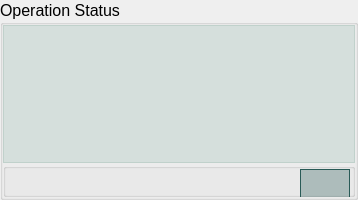
             <widget class="QGroupBox" name="groupBox_9">
              <property name="sizePolicy">
               <sizepolicy hsizetype="Minimum" vsizetype="Minimum">
                <horstretch>0</horstretch>
                <verstretch>0</verstretch>
               </sizepolicy>
              </property>
              <property name="minimumSize">
               <size>
                <width>0</width>
                <height>120</height>
               </size>
              </property>
              <property name="maximumSize">
               <size>
                <width>16777215</width>
                <height>200</height>
               </size>
              </property>
              <property name="font">
               <font>
                <pointsize>12</pointsize>
               </font>
              </property>
              <property name="title">
               <string>Operation Status</string>
              </property>
              <layout class="QVBoxLayout" name="verticalLayout_6">
               <property name="spacing">
                <number>0</number>
               </property>
               <property name="leftMargin">
                <number>0</number>
               </property>
               <property name="topMargin">
                <number>0</number>
               </property>
               <property name="rightMargin">
                <number>0</number>
               </property>
               <property name="bottomMargin">
                <number>0</number>
               </property>
               <item>
                <widget class="QTextEdit" name="status_window">
                 <property name="sizePolicy">
                  <sizepolicy hsizetype="Minimum" vsizetype="Minimum">
                   <horstretch>0</horstretch>
                   <verstretch>0</verstretch>
                  </sizepolicy>
                 </property>
                 <property name="minimumSize">
                  <size>
                   <width>0</width>
                   <height>30</height>
                  </size>
                 </property>
                 <property name="font">
                  <font>
                   <pointsize>12</pointsize>
                  </font>
                 </property>
                 <property name="styleSheet">
                  <string notr="true">QTextEdit
{
color: rgb(40, 46, 58);
background-color: rgba(45, 128, 100, 30);
}</string>
                 </property>
                 <property name="readOnly">
                  <bool>true</bool>
                 </property>
                </widget>
               </item>
               <item>
                <widget class="QGroupBox" name="groupBox_10">
                 <property name="sizePolicy">
                  <sizepolicy hsizetype="Minimum" vsizetype="Minimum">
                   <horstretch>0</horstretch>
                   <verstretch>0</verstretch>
                  </sizepolicy>
                 </property>
                 <property name="minimumSize">
                  <size>
                   <width>0</width>
                   <height>34</height>
                  </size>
                 </property>
                 <property name="maximumSize">
                  <size>
                   <width>16777215</width>
                   <height>34</height>
                  </size>
                 </property>
                 <property name="styleSheet">
                  <string notr="true">QGroupBox
{
background-color:none;
}</string>
                 </property>
                 <property name="title">
                  <string/>
                 </property>
                 <layout class="QHBoxLayout" name="horizontalLayout_4">
                  <property name="spacing">
                   <number>2</number>
                  </property>
                  <property name="leftMargin">
                   <number>2</number>
                  </property>
                  <property name="topMargin">
                   <number>0</number>
                  </property>
                  <property name="rightMargin">
                   <number>2</number>
                  </property>
                  <property name="bottomMargin">
                   <number>0</number>
                  </property>
                  <item>
                   <spacer name="horizontalSpacer_4">
                    <property name="orientation">
                     <enum>Qt::Horizontal</enum>
                    </property>
                    <property name="sizeHint" stdset="0">
                     <size>
                      <width>292</width>
                      <height>20</height>
                     </size>
                    </property>
                   </spacer>
                  </item>
                  <item>
                   <widget class="QPushButton" name="clear_3">
                    <property name="sizePolicy">
                     <sizepolicy hsizetype="Fixed" vsizetype="Fixed">
                      <horstretch>0</horstretch>
                      <verstretch>0</verstretch>
                     </sizepolicy>
                    </property>
                    <property name="minimumSize">
                     <size>
                      <width>50</width>
                      <height>30</height>
                     </size>
                    </property>
                    <property name="maximumSize">
                     <size>
                      <width>50</width>
                      <height>30</height>
                     </size>
                    </property>
                    <property name="toolTip">
                     <string>&lt;html&gt;&lt;head/&gt;&lt;body&gt;&lt;p&gt;&lt;span style=&quot; font-size:12pt;&quot;&gt;clear Operation Status window&lt;/span&gt;&lt;/p&gt;&lt;/body&gt;&lt;/html&gt;</string>
                    </property>
                    <property name="styleSheet">
                     <string notr="true">  QPushButton {
	 background-color: rgba(41, 90, 86, 80);
	  border-color: rgb(41, 90, 86);
      border-style:solid;
      border-width:1px;
      font:  14px; 
	  color: rgb(41, 90, 86);
  }
  QPushButton:hover:!pressed {
	 background-color: rgba(167, 206, 151,120);
	  border-color: rgba(41, 90, 86,164);
      border-style:solid;
  }

QPushButton:disabled {
	  background-color: rgba(207, 246, 191,90);
	  border-color: rgba(41, 90, 86,90);
      border-style:solid;
  }</string>
                    </property>
                    <property name="text">
                     <string/>
                    </property>
                    <property name="icon">
                     <iconset>
                      <normalon>:/icons/app_icons/delete.png</normalon>
                     </iconset>
                    </property>
                    <property name="iconSize">
                     <size>
                      <width>26</width>
                      <height>26</height>
                     </size>
                    </property>
                   </widget>
                  </item>
                 </layout>
                </widget>
               </item>
              </layout>
             </widget>
